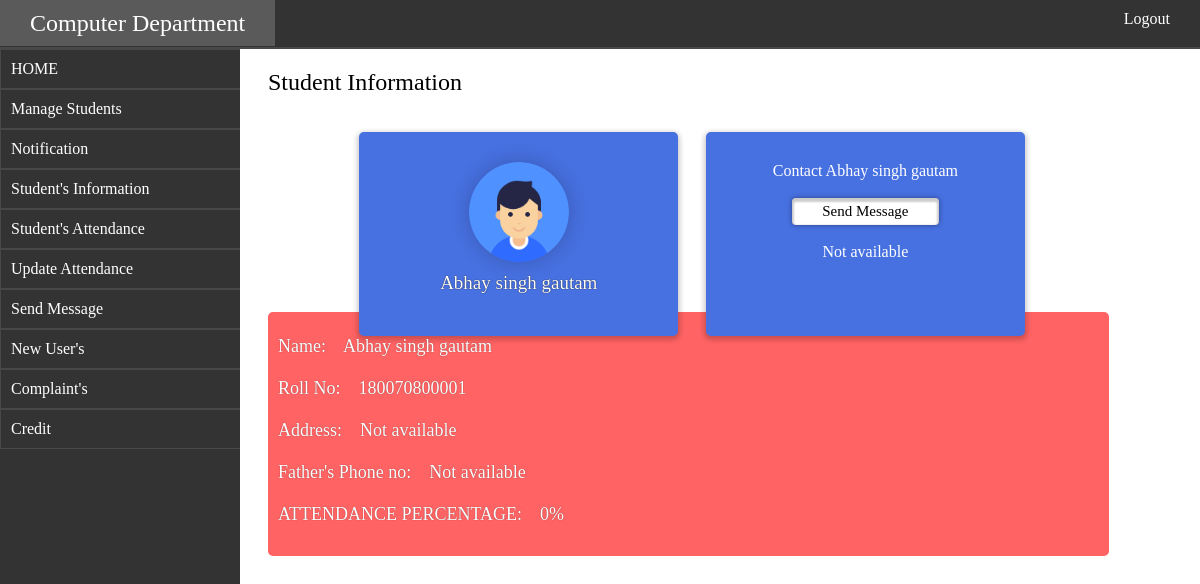
The app's page /ADMIN/student.php?sno=1 with its own data.
### tables this page shows
CREATE TABLE `students` (
  `id` int(11) NOT NULL,
  `S_No` text NOT NULL,
  `Roll_No` text NOT NULL,
  `Student_name` text NOT NULL,
  `profileimg` text NOT NULL,
  `Address` text NOT NULL,
  `fatherno` text NOT NULL,
  `phoneno` text NOT NULL,
  `fname` text NOT NULL,
  `mname` text NOT NULL
);

### ADMIN/student.php (the view, shortened to what this page needs)
<?php  include("../database/db.php"); ?><html>
<head>
</head>
<body>
   <?php include("layout/headerorsidebar.php"); ?>
    <div id="rightbar">
        <?php
            if(isset($_GET['sno'])){
                $sel="select * from students where S_No='".$_GET['sno']."'";
                $query = mysqli_query($con,$sel);
                $fetch = mysqli_fetch_array($query);
                $rollno = $fetch['Roll_No'];
                $name = $fetch['Student_name'];
                $address = $fetch['Address'];
                $fatherno = $fetch["fatherno"];
                $phoneno = $fetch["phoneno"];
                if($address==""){$address="Not available";}
                if($fatherno==""){$fatherno="Not available";}
                if($phoneno==""){$phoneno="Not available";}
            }
        else{
            echo "<script>open('studentinfo.php','_self')</script>";
        }
        ?><h2>Student Information</h2><br/><br/>
        <div id="info">
       <div id="halfleft" style="cursor:pointer;"><center><img src="../image/user.png" width="100px"/><br/>
           <li style="color:white;text-shadow:0px 0px 1px black;font-size:19px;"><?php echo $name; ?></li>
           </center>
           </div>
            <div id="halfright"><center>
                <form method="post"><p>Contact <?php echo $name; ?></p><br/>
                    <a href="sendmessage.php?sno=<?php echo $_GET['sno']; ?>"><input style="cursor:pointer;" id="msg" type="button" value="Send Message"/></a><br/><br/>
                    <p><?php echo $phoneno; ?></p>
                </form>
                </center>
            </div><br/><br/><br/><br/><br/><br/><br/><br/><br/><br/>
            <div id="pinfo">
                <span><b>Name: &nbsp;&nbsp; </b><?php echo $name; ?></span><br/><br/>
                <span><b>Roll No: &nbsp;&nbsp; </b><?php echo $rollno; ?></span><br/><br/>
                <span><b>Address: &nbsp;&nbsp; </b><?php echo $address; ?></span><br/><br/>
                <span><b>Father's Phone no: &nbsp;&nbsp; </b><?php echo $fatherno; ?></span><br/><br/>
                <span><b>ATTENDANCE PERCENTAGE: &nbsp;&nbsp; </b><?php
            $QFTL = mysqli_query($con,"select * from total");
            $fetcht = mysqli_fetch_array($QFTL);
            $count = $fetcht['total'];
            $attendance = mysqli_query($con,"SELECT SUM(lecture) AS lec FROM attendance where sno=".$_GET['sno']."");
            $sum = mysqli_fetch_array($attendance);
            $lec = $sum['lec'];
            if($count=='0'){}
            else{
            $per = $lec/$count*100;
            $percent = substr($per, 0, 5);
            }
                    echo "$percent%";
                    ?></span><br/><br/>
            </div>
    </div>
 </div>
 </div>
</body>
</html>

### database/db.php (style rules this page uses)
* { font-family: raleway !important;font-weight: bold; }

### ADMIN/student.php (style rules this page uses)
#rightbar li { display: inline-block;padding: 10px; }
a { text-decoration: none; }
#halfleft,#halfright { height:20%;box-shadow: 0px 2px 5px 2px rgba(0,0,0,0.2);border-radius: 5px; width:35%;padding: 30px 0px; background: #4770e0;color:white; }
#halfleft { float:left;margin-left: 10%; }
#halfleft img { box-shadow: 0px 0px 20px rgba(0,0,0,0.2);border-radius: 100%; }
#halfright { float:right;margin-right: 17%; }
#msg { background: white;border: none;border-radius: 4px;padding: 5px 30px;font-size: 15px; box-shadow: inset 0px 2px 2px 2px rgba(0,0,0,0.2),0px 0px 5px rgba(0,0,0,0.4); }
#pinfo { text-shadow: 0px 0px 1px rgba(0,0,0,0.5); background: #ff6363;padding: 10px 10px; width:90%;border-radius: 5px;color:white;font-size: 18px; }

### ADMIN/layout/headerorsidebar.php (style rules this page uses)
* { transition: 0.2s; margin:0;padding:0;font-family:lato ;font-weight: normal; }
#rightbar { overflow: auto;text-align: left; float: right; padding: 20px 20px;height: 90%;width:76%; }

### records on screen
students: Student_name "Abhay singh gautam", phoneno "Not available", Roll_No "180070800001", Address "Not available", fatherno "Not available"

### other values on screen
$percent "0"
